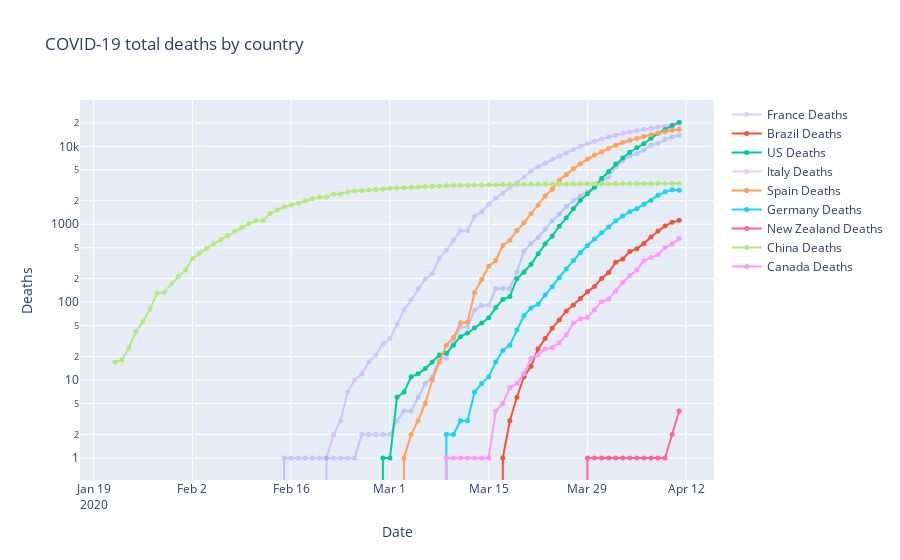

The notebook cell this image was saved under:
### Code cell
figdc = go.Figure(series)
figdc.update_layout(title_text='COVID-19 total deaths by country')
figdc.update_xaxes(title_text='Date')
figdc.update_yaxes(title_text='Deaths', type='log')
#py.iplot(figdc, file='covid-19.html', auto_open=False)
figdc.show()
